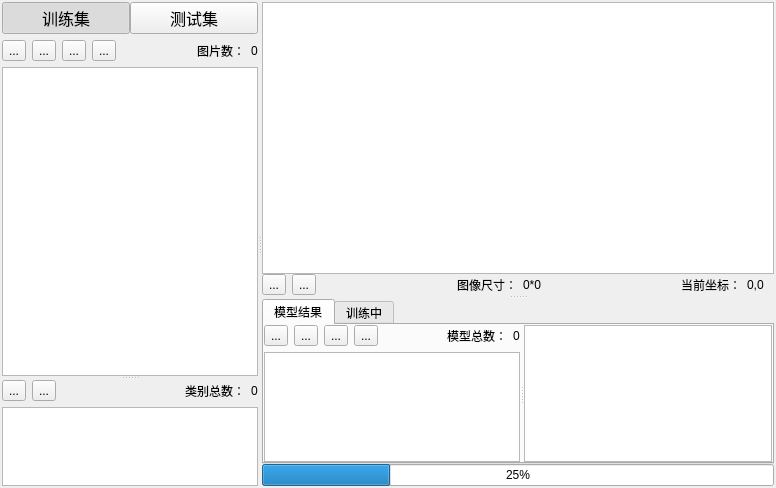
  <widget class="QWidget" name="centralwidget">
   <layout class="QHBoxLayout" name="horizontalLayout">
    <property name="leftMargin">
     <number>2</number>
    </property>
    <property name="topMargin">
     <number>2</number>
    </property>
    <property name="rightMargin">
     <number>2</number>
    </property>
    <property name="bottomMargin">
     <number>2</number>
    </property>
    <item>
     <widget class="QSplitter" name="splitter">
      <property name="orientation">
       <enum>Qt::Horizontal</enum>
      </property>
      <widget class="QWidget" name="widgetL" native="true">
       <property name="sizePolicy">
        <sizepolicy hsizetype="Preferred" vsizetype="Preferred">
         <horstretch>0</horstretch>
         <verstretch>0</verstretch>
        </sizepolicy>
       </property>
       <layout class="QVBoxLayout" name="verticalLayout_7">
        <property name="leftMargin">
         <number>0</number>
        </property>
        <property name="topMargin">
         <number>0</number>
        </property>
        <property name="rightMargin">
         <number>0</number>
        </property>
        <property name="bottomMargin">
         <number>0</number>
        </property>
        <item>
         <widget class="QSplitter" name="splitter_2">
          <property name="orientation">
           <enum>Qt::Vertical</enum>
          </property>
          <widget class="QWidget" name="widget_2" native="true">
           <property name="sizePolicy">
            <sizepolicy hsizetype="Preferred" vsizetype="Preferred">
             <horstretch>0</horstretch>
             <verstretch>3</verstretch>
            </sizepolicy>
           </property>
           <layout class="QVBoxLayout" name="verticalLayout_6">
            <property name="leftMargin">
             <number>0</number>
            </property>
            <property name="topMargin">
             <number>0</number>
            </property>
            <property name="rightMargin">
             <number>0</number>
            </property>
            <property name="bottomMargin">
             <number>0</number>
            </property>
            <item>
             <layout class="QVBoxLayout" name="verticalLayout_2" stretch="0,0,0">
              <item>
               <layout class="QHBoxLayout" name="horizontalLayout_3">
                <property name="spacing">
                 <number>0</number>
                </property>
                <item>
                 <widget class="QPushButton" name="pushButtonTrain">
                  <property name="font">
                   <font>
                    <family>Arial</family>
                    <pointsize>12</pointsize>
                   </font>
                  </property>
                  <property name="text">
                   <string>训练集</string>
                  </property>
                  <property name="icon">
                   <iconset>
                    <selectedoff>src/训练集.png</selectedoff>
                    <selectedon>src/训练集s.png</selectedon>
                   </iconset>
                  </property>
                  <property name="iconSize">
                   <size>
                    <width>20</width>
                    <height>20</height>
                   </size>
                  </property>
                  <property name="checkable">
                   <bool>true</bool>
                  </property>
                  <property name="checked">
                   <bool>true</bool>
                  </property>
                  <attribute name="buttonGroup">
                   <string notr="true">buttonGroup</string>
                  </attribute>
                 </widget>
                </item>
                <item>
                 <widget class="QPushButton" name="pushButtonTest">
                  <property name="font">
                   <font>
                    <family>Arial</family>
                    <pointsize>12</pointsize>
                    <kerning>true</kerning>
                   </font>
                  </property>
                  <property name="text">
                   <string>测试集</string>
                  </property>
                  <property name="icon">
                   <iconset>
                    <selectedoff>src/测试集.png</selectedoff>
                    <selectedon>src/测试集s.png</selectedon>
                   </iconset>
                  </property>
                  <property name="iconSize">
                   <size>
                    <width>20</width>
                    <height>20</height>
                   </size>
                  </property>
                  <property name="checkable">
                   <bool>true</bool>
                  </property>
                  <attribute name="buttonGroup">
                   <string notr="true">buttonGroup</string>
                  </attribute>
                 </widget>
                </item>
               </layout>
              </item>
              <item>
               <layout class="QHBoxLayout" name="horizontalLayout_2">
                <item>
                 <widget class="QToolButton" name="toolButton_addimage">
                  <property name="text">
                   <string>...</string>
                  </property>
                  <property name="icon">
                   <iconset>
                    <normaloff>src/添加图片.png</normaloff>src/添加图片.png</iconset>
                  </property>
                  <property name="iconSize">
                   <size>
                    <width>20</width>
                    <height>20</height>
                   </size>
                  </property>
                 </widget>
                </item>
                <item>
                 <widget class="QToolButton" name="toolButton_addfolder">
                  <property name="text">
                   <string>...</string>
                  </property>
                  <property name="icon">
                   <iconset>
                    <normaloff>src/添加文件夹.png</normaloff>src/添加文件夹.png</iconset>
                  </property>
                  <property name="iconSize">
                   <size>
                    <width>20</width>
                    <height>20</height>
                   </size>
                  </property>
                 </widget>
                </item>
                <item>
                 <widget class="QToolButton" name="toolButton_moveToOppo">
                  <property name="text">
                   <string>...</string>
                  </property>
                  <property name="icon">
                   <iconset>
                    <normaloff>src/移动到组.png</normaloff>src/移动到组.png</iconset>
                  </property>
                  <property name="iconSize">
                   <size>
                    <width>20</width>
                    <height>20</height>
                   </size>
                  </property>
                 </widget>
                </item>
                <item>
                 <widget class="QToolButton" name="toolButton_deleteimage">
                  <property name="text">
                   <string>...</string>
                  </property>
                  <property name="icon">
                   <iconset>
                    <normaloff>src/删除.png</normaloff>src/删除.png</iconset>
                  </property>
                  <property name="iconSize">
                   <size>
                    <width>20</width>
                    <height>20</height>
                   </size>
                  </property>
                 </widget>
                </item>
                <item>
                 <spacer name="horizontalSpacer">
                  <property name="orientation">
                   <enum>Qt::Horizontal</enum>
                  </property>
                  <property name="sizeHint" stdset="0">
                   <size>
                    <width>10</width>
                    <height>20</height>
                   </size>
                  </property>
                 </spacer>
                </item>
                <item>
                 <widget class="QLabel" name="label_5">
                  <property name="text">
                   <string>图片数：</string>
                  </property>
                 </widget>
                </item>
                <item>
                 <widget class="QLabel" name="picNum">
                  <property name="text">
                   <string>0</string>
                  </property>
                 </widget>
                </item>
               </layout>
              </item>
              <item>
               <widget class="QStackedWidget" name="stackedWidget">
                <widget class="QWidget" name="pageTrain">
                 <layout class="QVBoxLayout" name="verticalLayout_3">
                  <property name="leftMargin">
                   <number>0</number>
                  </property>
                  <property name="topMargin">
                   <number>0</number>
                  </property>
                  <property name="rightMargin">
                   <number>0</number>
                  </property>
                  <property name="bottomMargin">
                   <number>0</number>
                  </property>
                  <item>
                   <widget class="QTableView" name="tableTrain">
                    <property name="horizontalScrollBarPolicy">
                     <enum>Qt::ScrollBarAlwaysOff</enum>
                    </property>
                    <property name="selectionBehavior">
                     <enum>QAbstractItemView::SelectRows</enum>
                    </property>
                    <attribute name="horizontalHeaderVisible">
                     <bool>true</bool>
                    </attribute>
                    <attribute name="verticalHeaderVisible">
                     <bool>false</bool>
                    </attribute>
                   </widget>
                  </item>
                 </layout>
                </widget>
                <widget class="QWidget" name="pageTest">
                 <layout class="QVBoxLayout" name="verticalLayout_4">
                  <property name="leftMargin">
                   <number>0</number>
                  </property>
                  <property name="topMargin">
                   <number>0</number>
                  </property>
                  <property name="rightMargin">
                   <number>0</number>
                  </property>
                  <property name="bottomMargin">
                   <number>0</number>
                  </property>
                  <item>
                   <widget class="QTableView" name="tableTest">
                    <property name="horizontalScrollBarPolicy">
                     <enum>Qt::ScrollBarAlwaysOff</enum>
                    </property>
                    <property name="selectionBehavior">
                     <enum>QAbstractItemView::SelectRows</enum>
                    </property>
                    <attribute name="verticalHeaderVisible">
                     <bool>false</bool>
                    </attribute>
                   </widget>
                  </item>
                 </layout>
                </widget>
               </widget>
              </item>
             </layout>
            </item>
           </layout>
          </widget>
          <widget class="QWidget" name="widget" native="true">
           <property name="sizePolicy">
            <sizepolicy hsizetype="Preferred" vsizetype="Preferred">
             <horstretch>0</horstretch>
             <verstretch>1</verstretch>
            </sizepolicy>
           </property>
           <layout class="QVBoxLayout" name="verticalLayout_5">
            <property name="leftMargin">
             <number>0</number>
            </property>
            <property name="topMargin">
             <number>0</number>
            </property>
            <property name="rightMargin">
             <number>0</number>
            </property>
            <property name="bottomMargin">
             <number>0</number>
            </property>
            <item>
             <layout class="QVBoxLayout" name="verticalLayout">
              <item>
               <layout class="QHBoxLayout" name="horizontalLayout_4">
                <item>
                 <widget class="QToolButton" name="toolButton_addclass">
                  <property name="text">
                   <string>...</string>
                  </property>
                  <property name="icon">
                   <iconset>
                    <normaloff>src/添加.png</normaloff>src/添加.png</iconset>
                  </property>
                  <property name="iconSize">
                   <size>
                    <width>20</width>
                    <height>20</height>
                   </size>
                  </property>
                 </widget>
                </item>
                <item>
                 <widget class="QToolButton" name="toolButton_deleteclass">
                  <property name="text">
                   <string>...</string>
                  </property>
                  <property name="icon">
                   <iconset>
                    <normaloff>src/删除.png</normaloff>src/删除.png</iconset>
                  </property>
                  <property name="iconSize">
                   <size>
                    <width>20</width>
                    <height>20</height>
                   </size>
                  </property>
                 </widget>
                </item>
                <item>
                 <spacer name="horizontalSpacer_2">
                  <property name="orientation">
                   <enum>Qt::Horizontal</enum>
                  </property>
                  <property name="sizeHint" stdset="0">
                   <size>
                    <width>10</width>
                    <height>20</height>
                   </size>
                  </property>
                 </spacer>
                </item>
                <item>
                 <widget class="QLabel" name="label_2">
                  <property name="text">
                   <string>类别总数：</string>
                  </property>
                 </widget>
                </item>
                <item>
                 <widget class="QLabel" name="catNum">
                  <property name="text">
                   <string>0</string>
                  </property>
                 </widget>
                </item>
               </layout>
              </item>
              <item>
               <widget class="QTableView" name="tableCat">
                <property name="horizontalScrollBarPolicy">
                 <enum>Qt::ScrollBarAlwaysOff</enum>
                </property>
                <property name="selectionBehavior">
                 <enum>QAbstractItemView::SelectRows</enum>
                </property>
                <attribute name="verticalHeaderVisible">
                 <bool>false</bool>
                </attribute>
               </widget>
              </item>
             </layout>
            </item>
           </layout>
          </widget>
         </widget>
        </item>
       </layout>
      </widget>
      <widget class="QWidget" name="widgetR" native="true">
       <property name="sizePolicy">
        <sizepolicy hsizetype="Preferred" vsizetype="Preferred">
         <horstretch>5</horstretch>
         <verstretch>0</verstretch>
        </sizepolicy>
       </property>
       <layout class="QVBoxLayout" name="verticalLayout_9">
        <property name="leftMargin">
         <number>0</number>
        </property>
        <property name="topMargin">
         <number>0</number>
        </property>
        <property name="rightMargin">
         <number>0</number>
        </property>
        <property name="bottomMargin">
         <number>0</number>
        </property>
        <item>
         <widget class="QSplitter" name="splitter_3">
          <property name="autoFillBackground">
           <bool>false</bool>
          </property>
          <property name="lineWidth">
           <number>1</number>
          </property>
          <property name="orientation">
           <enum>Qt::Vertical</enum>
          </property>
          <widget class="QWidget" name="widget_4" native="true">
           <property name="sizePolicy">
            <sizepolicy hsizetype="Preferred" vsizetype="Preferred">
             <horstretch>0</horstretch>
             <verstretch>2</verstretch>
            </sizepolicy>
           </property>
           <layout class="QVBoxLayout" name="verticalLayout_8">
            <property name="spacing">
             <number>0</number>
            </property>
            <property name="leftMargin">
             <number>0</number>
            </property>
            <property name="topMargin">
             <number>0</number>
            </property>
            <property name="rightMargin">
             <number>0</number>
            </property>
            <property name="bottomMargin">
             <number>0</number>
            </property>
            <item>
             <widget class="QGraphicsView" name="picShow"/>
            </item>
            <item>
             <widget class="QWidget" name="widget_3" native="true">
              <layout class="QHBoxLayout" name="horizontalLayout_7">
               <property name="leftMargin">
                <number>0</number>
               </property>
               <property name="topMargin">
                <number>0</number>
               </property>
               <property name="rightMargin">
                <number>0</number>
               </property>
               <property name="bottomMargin">
                <number>0</number>
               </property>
               <item>
                <layout class="QHBoxLayout" name="horizontalLayout_5">
                 <property name="spacing">
                  <number>6</number>
                 </property>
                 <property name="rightMargin">
                  <number>10</number>
                 </property>
                 <item>
                  <widget class="QToolButton" name="toolButton_showlabel">
                   <property name="text">
                    <string>...</string>
                   </property>
                   <property name="icon">
                    <iconset>
                     <normaloff>src/标记.png</normaloff>src/标记.png</iconset>
                   </property>
                   <property name="iconSize">
                    <size>
                     <width>20</width>
                     <height>20</height>
                    </size>
                   </property>
                  </widget>
                 </item>
                 <item>
                  <widget class="QToolButton" name="toolButton_showdetect">
                   <property name="text">
                    <string>...</string>
                   </property>
                   <property name="icon">
                    <iconset>
                     <normaloff>src/检测-1.png</normaloff>src/检测-1.png</iconset>
                   </property>
                   <property name="iconSize">
                    <size>
                     <width>20</width>
                     <height>20</height>
                    </size>
                   </property>
                  </widget>
                 </item>
                 <item>
                  <spacer name="horizontalSpacer_4">
                   <property name="orientation">
                    <enum>Qt::Horizontal</enum>
                   </property>
                   <property name="sizeHint" stdset="0">
                    <size>
                     <width>40</width>
                     <height>20</height>
                    </size>
                   </property>
                  </spacer>
                 </item>
                 <item>
                  <widget class="QLabel" name="label_4">
                   <property name="text">
                    <string>图像尺寸：</string>
                   </property>
                  </widget>
                 </item>
                 <item>
                  <widget class="QLabel" name="picSize">
                   <property name="text">
                    <string>0*0</string>
                   </property>
                  </widget>
                 </item>
                 <item>
                  <spacer name="horizontalSpacer_3">
                   <property name="orientation">
                    <enum>Qt::Horizontal</enum>
                   </property>
                   <property name="sizeHint" stdset="0">
                    <size>
                     <width>40</width>
                     <height>20</height>
                    </size>
                   </property>
                  </spacer>
                 </item>
                 <item>
                  <widget class="QLabel" name="label">
                   <property name="text">
                    <string>当前坐标：</string>
                   </property>
                  </widget>
                 </item>
                 <item>
                  <widget class="QLabel" name="curPos">
                   <property name="text">
                    <string>0,0</string>
                   </property>
                   <property name="margin">
                    <number>0</number>
                   </property>
                   <property name="openExternalLinks">
                    <bool>false</bool>
                   </property>
                  </widget>
                 </item>
                </layout>
               </item>
              </layout>
             </widget>
            </item>
           </layout>
          </widget>
          <widget class="QWidget" name="widget_5" native="true">
           <property name="sizePolicy">
            <sizepolicy hsizetype="Preferred" vsizetype="Preferred">
             <horstretch>0</horstretch>
             <verstretch>1</verstretch>
            </sizepolicy>
           </property>
           <layout class="QVBoxLayout" name="verticalLayout_11">
            <property name="spacing">
             <number>6</number>
            </property>
            <property name="leftMargin">
             <number>0</number>
            </property>
            <property name="topMargin">
             <number>0</number>
            </property>
            <property name="rightMargin">
             <number>0</number>
            </property>
            <property name="bottomMargin">
             <number>0</number>
            </property>
            <item>
             <layout class="QVBoxLayout" name="verticalLayout_10">
              <property name="spacing">
               <number>0</number>
              </property>
              <item>
               <widget class="QTabWidget" name="tabWidget">
                <property name="sizePolicy">
                 <sizepolicy hsizetype="Expanding" vsizetype="Expanding">
                  <horstretch>0</horstretch>
                  <verstretch>0</verstretch>
                 </sizepolicy>
                </property>
                <property name="currentIndex">
                 <number>0</number>
                </property>
                <widget class="QWidget" name="tabResult">
                 <attribute name="title">
                  <string>模型结果</string>
                 </attribute>
                 <layout class="QHBoxLayout" name="horizontalLayout_9">
                  <property name="leftMargin">
                   <number>0</number>
                  </property>
                  <property name="topMargin">
                   <number>0</number>
                  </property>
                  <property name="rightMargin">
                   <number>0</number>
                  </property>
                  <property name="bottomMargin">
                   <number>0</number>
                  </property>
                  <item>
                   <widget class="QWidget" name="widget_7" native="true">
                    <layout class="QHBoxLayout" name="horizontalLayout_8">
                     <property name="leftMargin">
                      <number>0</number>
                     </property>
                     <property name="topMargin">
                      <number>0</number>
                     </property>
                     <property name="rightMargin">
                      <number>0</number>
                     </property>
                     <property name="bottomMargin">
                      <number>0</number>
                     </property>
                     <item>
                      <widget class="QSplitter" name="splitter_4">
                       <property name="orientation">
                        <enum>Qt::Horizontal</enum>
                       </property>
                       <widget class="QWidget" name="layoutWidget">
                        <layout class="QVBoxLayout" name="verticalLayout_12">
                         <property name="spacing">
                          <number>6</number>
                         </property>
                         <item>
                          <layout class="QHBoxLayout" name="horizontalLayout_6">
                           <item>
                            <widget class="QToolButton" name="toolButton_modelinfo">
                             <property name="toolTip">
                              <string>详细信息</string>
                             </property>
                             <property name="text">
                              <string>...</string>
                             </property>
                             <property name="icon">
                              <iconset>
                               <normaloff>src/详细信息.png</normaloff>src/详细信息.png</iconset>
                             </property>
                             <property name="iconSize">
                              <size>
                               <width>20</width>
                               <height>20</height>
                              </size>
                             </property>
                            </widget>
                           </item>
                           <item>
                            <widget class="QToolButton" name="toolButton_modelimport">
                             <property name="toolTip">
                              <string>导入模型</string>
                             </property>
                             <property name="text">
                              <string>...</string>
                             </property>
                             <property name="icon">
                              <iconset>
                               <normaloff>src/导入.png</normaloff>src/导入.png</iconset>
                             </property>
                             <property name="iconSize">
                              <size>
                               <width>20</width>
                               <height>20</height>
                              </size>
                             </property>
                            </widget>
                           </item>
                           <item>
                            <widget class="QToolButton" name="toolButton_modelexport">
                             <property name="toolTip">
                              <string>导出模型</string>
                             </property>
                             <property name="text">
                              <string>...</string>
                             </property>
                             <property name="icon">
                              <iconset>
                               <normaloff>src/导出.png</normaloff>src/导出.png</iconset>
                             </property>
                             <property name="iconSize">
                              <size>
                               <width>20</width>
                               <height>20</height>
                              </size>
                             </property>
                            </widget>
                           </item>
                           <item>
                            <widget class="QToolButton" name="toolButton_modeldelete">
                             <property name="toolTip">
                              <string>删除模型</string>
                             </property>
                             <property name="text">
                              <string>...</string>
                             </property>
                             <property name="icon">
                              <iconset>
                               <normaloff>src/删除.png</normaloff>src/删除.png</iconset>
                             </property>
                             <property name="iconSize">
                              <size>
                               <width>20</width>
                               <height>20</height>
                              </size>
                             </property>
                            </widget>
                           </item>
                           <item>
                            <spacer name="horizontalSpacer_5">
                             <property name="orientation">
                              <enum>Qt::Horizontal</enum>
                             </property>
                             <property name="sizeHint" stdset="0">
                              <size>
                               <width>40</width>
                               <height>20</height>
                              </size>
                             </property>
                            </spacer>
                           </item>
                           <item>
                            <widget class="QLabel" name="label_3">
                             <property name="text">
                              <string>模型总数：</string>
                             </property>
                            </widget>
                           </item>
                           <item>
                            <widget class="QLabel" name="modelNum">
                             <property name="text">
                              <string>0</string>
                             </property>
                            </widget>
                           </item>
                          </layout>
                         </item>
                         <item>
                          <widget class="QTableView" name="tableView_modelResult">
                           <property name="horizontalScrollBarPolicy">
                            <enum>Qt::ScrollBarAlwaysOff</enum>
                           </property>
                           <property name="selectionBehavior">
                            <enum>QAbstractItemView::SelectRows</enum>
                           </property>
                          </widget>
                         </item>
                        </layout>
                       </widget>
                       <widget class="QTableView" name="tableView_2">
                        <property name="sizePolicy">
                         <sizepolicy hsizetype="Expanding" vsizetype="Expanding">
                          <horstretch>1</horstretch>
                          <verstretch>0</verstretch>
                         </sizepolicy>
                        </property>
                        <property name="selectionBehavior">
                         <enum>QAbstractItemView::SelectRows</enum>
                        </property>
                        <attribute name="verticalHeaderVisible">
                         <bool>false</bool>
                        </attribute>
                       </widget>
                      </widget>
                     </item>
                    </layout>
                   </widget>
                  </item>
                 </layout>
                </widget>
                <widget class="QWidget" name="tabTraining">
                 <attribute name="title">
                  <string>训练中</string>
                 </attribute>
                 <layout class="QVBoxLayout" name="verticalLayout_13">
                  <property name="leftMargin">
                   <number>0</number>
                  </property>
                  <property name="topMargin">
                   <number>0</number>
                  </property>
                  <property name="rightMargin">
                   <number>0</number>
                  </property>
                  <property name="bottomMargin">
                   <number>0</number>
                  </property>
                  <item>
                   <widget class="QWidget" name="widget_6" native="true"/>
                  </item>
                 </layout>
                </widget>
               </widget>
              </item>
              <item>
               <widget class="QProgressBar" name="progressBar">
                <property name="contextMenuPolicy">
                 <enum>Qt::DefaultContextMenu</enum>
                </property>
                <property name="value">
                 <number>25</number>
                </property>
                <property name="textVisible">
                 <bool>true</bool>
                </property>
                <property name="textDirection">
                 <enum>QProgressBar::TopToBottom</enum>
                </property>
               </widget>
              </item>
             </layout>
            </item>
           </layout>
          </widget>
         </widget>
        </item>
       </layout>
      </widget>
     </widget>
    </item>
   </layout>
  </widget>
